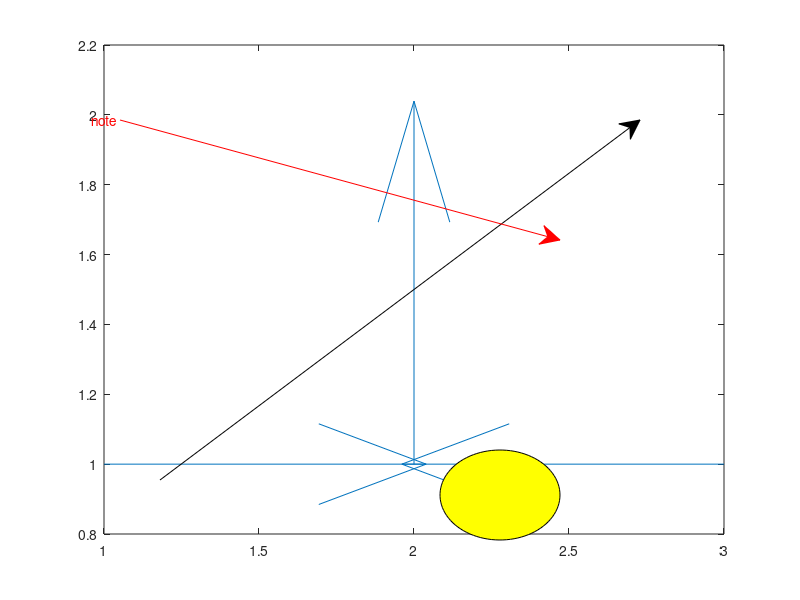
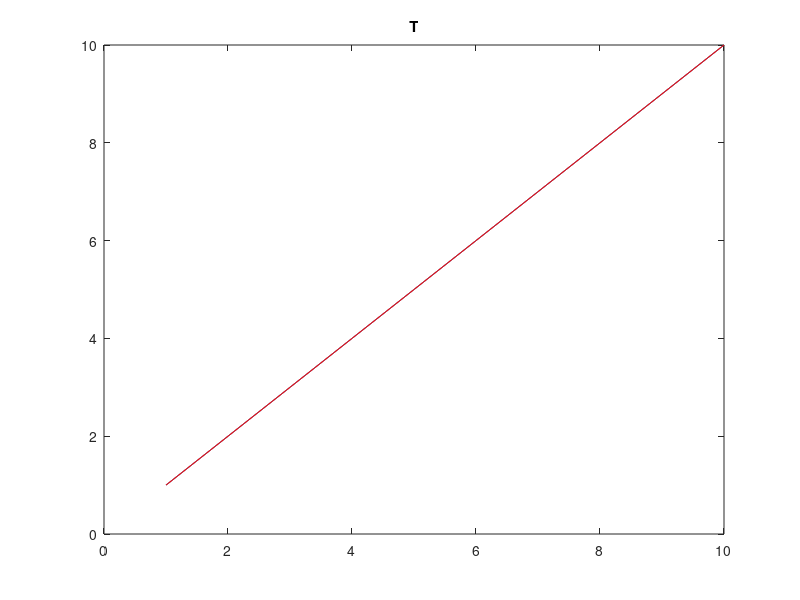

MATLAB code for these plots, in order:
clear;

% findobj / quiver / annotation (portion 41).

figure;
h1 = plot(1:10);
hold on;
h2 = plot(1:10, 'r');
t = title('T');
fprintf('root lines = %d (expect 2)\n', numel(findobj('Type','line')));
fprintf('axes lines = %d (expect 2)\n', numel(findobj(gca,'Type','line')));
fprintf('texts = %d (expect 0 — MATLAB hides titles)\n', numel(findobj('Type','text')));
fprintf('self scope = %d (expect 1)\n', numel(findobj(h2)));
fprintf('red lines = %d (expect 1)\n', numel(findobj('Color','r')));
c = get(h2, 'Color');
fprintf('color = [%g %g %g] (expect [1 0 0])\n', c(1), c(2), c(3));

close all;
figure;
quiver([1 2 3], [1 1 1], [0.5 0 -0.5], [0 0.5 0]);
annotation('arrow', [0.2 0.8], [0.2 0.8]);
annotation('textarrow', [0.15 0.7], [0.8 0.6], 'String', 'note', 'Color', 'r');
annotation('ellipse', [0.55 0.1 0.15 0.15], 'FaceColor', [1 1 0]);
saveas(gcf, [tempdir 'smoke_fqa.png']);
n = numel(dir([tempdir 'smoke_fqa.png']));
fprintf('png = %d (expect 1)\n', n);
